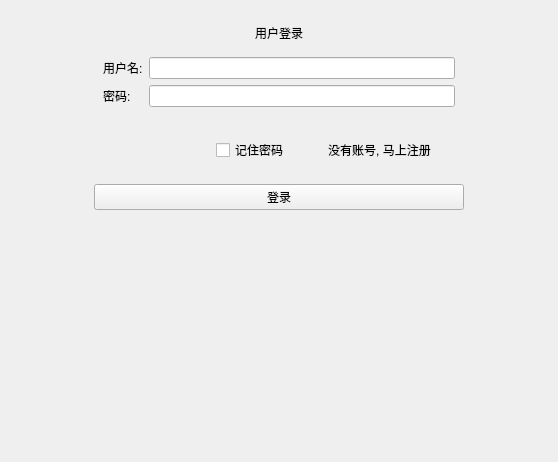
<?xml version="1.0" encoding="UTF-8"?>
<ui version="4.0">
 <class>Login</class>
 <widget class="QDialog" name="Login">
  <property name="geometry">
   <rect>
    <x>0</x>
    <y>0</y>
    <width>558</width>
    <height>462</height>
   </rect>
  </property>
  <property name="windowTitle">
   <string>Dialog</string>
  </property>
  <layout class="QVBoxLayout" name="verticalLayout">
   <property name="leftMargin">
    <number>0</number>
   </property>
   <property name="topMargin">
    <number>0</number>
   </property>
   <property name="rightMargin">
    <number>0</number>
   </property>
   <property name="bottomMargin">
    <number>0</number>
   </property>
   <item>
    <widget class="MyTitleBar" name="myToolBar" native="true"/>
   </item>
   <item>
    <widget class="QStackedWidget" name="stackedWidget">
     <property name="currentIndex">
      <number>0</number>
     </property>
     <widget class="QWidget" name="loginPage">
      <layout class="QHBoxLayout" name="horizontalLayout_3">
       <item>
        <spacer name="horizontalSpacer_6">
         <property name="orientation">
          <enum>Qt::Orientation::Horizontal</enum>
         </property>
         <property name="sizeHint" stdset="0">
          <size>
           <width>97</width>
           <height>20</height>
          </size>
         </property>
        </spacer>
       </item>
       <item>
        <widget class="QWidget" name="widget" native="true">
         <layout class="QVBoxLayout" name="verticalLayout_2">
          <item>
           <widget class="QLabel" name="loginTitle">
            <property name="text">
             <string>用户登录</string>
            </property>
            <property name="alignment">
             <set>Qt::AlignmentFlag::AlignCenter</set>
            </property>
           </widget>
          </item>
          <item>
           <widget class="QWidget" name="widget_2" native="true">
            <layout class="QGridLayout" name="gridLayout">
             <item row="0" column="0">
              <widget class="QLabel" name="label_2">
               <property name="text">
                <string>用户名:</string>
               </property>
              </widget>
             </item>
             <item row="0" column="1">
              <widget class="QLineEdit" name="login_user"/>
             </item>
             <item row="1" column="0">
              <widget class="QLabel" name="label_3">
               <property name="text">
                <string>密码:</string>
               </property>
              </widget>
             </item>
             <item row="1" column="1">
              <widget class="QLineEdit" name="login_passwd"/>
             </item>
            </layout>
           </widget>
          </item>
          <item>
           <widget class="QWidget" name="widget_3" native="true">
            <layout class="QHBoxLayout" name="horizontalLayout">
             <item>
              <spacer name="horizontalSpacer">
               <property name="orientation">
                <enum>Qt::Orientation::Horizontal</enum>
               </property>
               <property name="sizeType">
                <enum>QSizePolicy::Policy::Fixed</enum>
               </property>
               <property name="sizeHint" stdset="0">
                <size>
                 <width>20</width>
                 <height>20</height>
                </size>
               </property>
              </spacer>
             </item>
             <item>
              <widget class="QWidget" name="widget_4" native="true">
               <layout class="QHBoxLayout" name="horizontalLayout_2">
                <item>
                 <spacer name="horizontalSpacer_4">
                  <property name="orientation">
                   <enum>Qt::Orientation::Horizontal</enum>
                  </property>
                  <property name="sizeHint" stdset="0">
                   <size>
                    <width>40</width>
                    <height>20</height>
                   </size>
                  </property>
                 </spacer>
                </item>
                <item>
                 <spacer name="horizontalSpacer_5">
                  <property name="orientation">
                   <enum>Qt::Orientation::Horizontal</enum>
                  </property>
                  <property name="sizeHint" stdset="0">
                   <size>
                    <width>40</width>
                    <height>20</height>
                   </size>
                  </property>
                 </spacer>
                </item>
               </layout>
              </widget>
             </item>
             <item>
              <widget class="QCheckBox" name="rememberPwd">
               <property name="text">
                <string>记住密码</string>
               </property>
              </widget>
             </item>
             <item>
              <spacer name="horizontalSpacer_3">
               <property name="orientation">
                <enum>Qt::Orientation::Horizontal</enum>
               </property>
               <property name="sizeHint" stdset="0">
                <size>
                 <width>40</width>
                 <height>20</height>
                </size>
               </property>
              </spacer>
             </item>
             <item>
              <widget class="QPushButton" name="regAccount">
               <property name="text">
                <string>没有账号, 马上注册</string>
               </property>
               <property name="flat">
                <bool>true</bool>
               </property>
              </widget>
             </item>
             <item>
              <spacer name="horizontalSpacer_2">
               <property name="orientation">
                <enum>Qt::Orientation::Horizontal</enum>
               </property>
               <property name="sizeType">
                <enum>QSizePolicy::Policy::Fixed</enum>
               </property>
               <property name="sizeHint" stdset="0">
                <size>
                 <width>20</width>
                 <height>20</height>
                </size>
               </property>
              </spacer>
             </item>
            </layout>
           </widget>
          </item>
          <item>
           <widget class="QPushButton" name="loginButton">
            <property name="text">
             <string>登录</string>
            </property>
           </widget>
          </item>
          <item>
           <spacer name="verticalSpacer">
            <property name="orientation">
             <enum>Qt::Orientation::Vertical</enum>
            </property>
            <property name="sizeHint" stdset="0">
             <size>
              <width>20</width>
              <height>40</height>
             </size>
            </property>
           </spacer>
          </item>
          <item>
           <spacer name="verticalSpacer_2">
            <property name="orientation">
             <enum>Qt::Orientation::Vertical</enum>
            </property>
            <property name="sizeHint" stdset="0">
             <size>
              <width>20</width>
              <height>40</height>
             </size>
            </property>
           </spacer>
          </item>
         </layout>
        </widget>
       </item>
       <item>
        <spacer name="horizontalSpacer_7">
         <property name="orientation">
          <enum>Qt::Orientation::Horizontal</enum>
         </property>
         <property name="sizeHint" stdset="0">
          <size>
           <width>97</width>
           <height>20</height>
          </size>
         </property>
        </spacer>
       </item>
      </layout>
     </widget>
     <widget class="QWidget" name="regPage">
      <layout class="QHBoxLayout" name="horizontalLayout_6">
       <item>
        <spacer name="horizontalSpacer_14">
         <property name="orientation">
          <enum>Qt::Orientation::Horizontal</enum>
         </property>
         <property name="sizeHint" stdset="0">
          <size>
           <width>146</width>
           <height>20</height>
          </size>
         </property>
        </spacer>
       </item>
       <item>
        <widget class="QWidget" name="widget_5" native="true">
         <layout class="QVBoxLayout" name="verticalLayout_3">
          <item>
           <spacer name="verticalSpacer_3">
            <property name="orientation">
             <enum>Qt::Orientation::Vertical</enum>
            </property>
            <property name="sizeHint" stdset="0">
             <size>
              <width>20</width>
              <height>40</height>
             </size>
            </property>
           </spacer>
          </item>
          <item>
           <widget class="QLabel" name="regTitle">
            <property name="text">
             <string>用户注册</string>
            </property>
            <property name="alignment">
             <set>Qt::AlignmentFlag::AlignCenter</set>
            </property>
           </widget>
          </item>
          <item>
           <widget class="QWidget" name="widget_6" native="true">
            <layout class="QGridLayout" name="gridLayout_2">
             <item row="0" column="0">
              <widget class="QLabel" name="label_5">
               <property name="text">
                <string>用户名:</string>
               </property>
              </widget>
             </item>
             <item row="1" column="0">
              <widget class="QLabel" name="label_6">
               <property name="text">
                <string>昵称:</string>
               </property>
              </widget>
             </item>
             <item row="4" column="0">
              <widget class="QLabel" name="label_10">
               <property name="text">
                <string>邮箱:</string>
               </property>
              </widget>
             </item>
             <item row="3" column="0">
              <widget class="QLabel" name="label_7">
               <property name="text">
                <string>确认密码:</string>
               </property>
              </widget>
             </item>
             <item row="1" column="1">
              <widget class="QLineEdit" name="reg_NickName"/>
             </item>
             <item row="2" column="0">
              <widget class="QLabel" name="label_8">
               <property name="text">
                <string>密码:</string>
               </property>
              </widget>
             </item>
             <item row="5" column="0">
              <widget class="QLabel" name="label_9">
               <property name="text">
                <string>电话:</string>
               </property>
              </widget>
             </item>
             <item row="0" column="1">
              <widget class="QLineEdit" name="reg_userName"/>
             </item>
             <item row="2" column="1">
              <widget class="QLineEdit" name="reg_passwd"/>
             </item>
             <item row="3" column="1">
              <widget class="QLineEdit" name="reg_confirmPwd"/>
             </item>
             <item row="4" column="1">
              <widget class="QLineEdit" name="reg_mail"/>
             </item>
             <item row="5" column="1">
              <widget class="QLineEdit" name="reg_phone"/>
             </item>
            </layout>
           </widget>
          </item>
          <item>
           <widget class="QWidget" name="widget_8" native="true">
            <layout class="QHBoxLayout" name="horizontalLayout_5">
             <item>
              <spacer name="horizontalSpacer_11">
               <property name="orientation">
                <enum>Qt::Orientation::Horizontal</enum>
               </property>
               <property name="sizeHint" stdset="0">
                <size>
                 <width>40</width>
                 <height>20</height>
                </size>
               </property>
              </spacer>
             </item>
             <item>
              <widget class="QPushButton" name="regButton">
               <property name="text">
                <string>注册</string>
               </property>
              </widget>
             </item>
             <item>
              <spacer name="horizontalSpacer_12">
               <property name="orientation">
                <enum>Qt::Orientation::Horizontal</enum>
               </property>
               <property name="sizeHint" stdset="0">
                <size>
                 <width>40</width>
                 <height>20</height>
                </size>
               </property>
              </spacer>
             </item>
            </layout>
           </widget>
          </item>
          <item>
           <spacer name="verticalSpacer_4">
            <property name="orientation">
             <enum>Qt::Orientation::Vertical</enum>
            </property>
            <property name="sizeHint" stdset="0">
             <size>
              <width>20</width>
              <height>40</height>
             </size>
            </property>
           </spacer>
          </item>
         </layout>
        </widget>
       </item>
       <item>
        <spacer name="horizontalSpacer_13">
         <property name="orientation">
          <enum>Qt::Orientation::Horizontal</enum>
         </property>
         <property name="sizeHint" stdset="0">
          <size>
           <width>146</width>
           <height>20</height>
          </size>
         </property>
        </spacer>
       </item>
      </layout>
     </widget>
     <widget class="QWidget" name="setPage">
      <layout class="QHBoxLayout" name="horizontalLayout_8">
       <item>
        <spacer name="horizontalSpacer_18">
         <property name="orientation">
          <enum>Qt::Orientation::Horizontal</enum>
         </property>
         <property name="sizeHint" stdset="0">
          <size>
           <width>135</width>
           <height>20</height>
          </size>
         </property>
        </spacer>
       </item>
       <item>
        <widget class="QWidget" name="widget_7" native="true">
         <layout class="QVBoxLayout" name="verticalLayout_4">
          <item>
           <spacer name="verticalSpacer_5">
            <property name="orientation">
             <enum>Qt::Orientation::Vertical</enum>
            </property>
            <property name="sizeHint" stdset="0">
             <size>
              <width>20</width>
              <height>40</height>
             </size>
            </property>
           </spacer>
          </item>
          <item>
           <widget class="QLabel" name="setTitle">
            <property name="text">
             <string>服务器设置</string>
            </property>
            <property name="alignment">
             <set>Qt::AlignmentFlag::AlignCenter</set>
            </property>
           </widget>
          </item>
          <item>
           <widget class="QWidget" name="widget_9" native="true">
            <layout class="QGridLayout" name="gridLayout_3">
             <item row="0" column="0">
              <widget class="QLabel" name="label_12">
               <property name="text">
                <string>服务器地址:</string>
               </property>
              </widget>
             </item>
             <item row="0" column="1">
              <widget class="QLineEdit" name="ip"/>
             </item>
             <item row="1" column="0">
              <widget class="QLabel" name="label_13">
               <property name="text">
                <string>服务器端口:</string>
               </property>
              </widget>
             </item>
             <item row="1" column="1">
              <widget class="QLineEdit" name="port"/>
             </item>
            </layout>
           </widget>
          </item>
          <item>
           <widget class="QWidget" name="widget_11" native="true">
            <layout class="QHBoxLayout" name="horizontalLayout_7">
             <item>
              <spacer name="horizontalSpacer_15">
               <property name="orientation">
                <enum>Qt::Orientation::Horizontal</enum>
               </property>
               <property name="sizeHint" stdset="0">
                <size>
                 <width>40</width>
                 <height>20</height>
                </size>
               </property>
              </spacer>
             </item>
             <item>
              <widget class="QPushButton" name="okBtn">
               <property name="text">
                <string>确定</string>
               </property>
              </widget>
             </item>
             <item>
              <spacer name="horizontalSpacer_16">
               <property name="orientation">
                <enum>Qt::Orientation::Horizontal</enum>
               </property>
               <property name="sizeHint" stdset="0">
                <size>
                 <width>40</width>
                 <height>20</height>
                </size>
               </property>
              </spacer>
             </item>
            </layout>
           </widget>
          </item>
          <item>
           <spacer name="verticalSpacer_6">
            <property name="orientation">
             <enum>Qt::Orientation::Vertical</enum>
            </property>
            <property name="sizeHint" stdset="0">
             <size>
              <width>20</width>
              <height>40</height>
             </size>
            </property>
           </spacer>
          </item>
         </layout>
        </widget>
       </item>
       <item>
        <spacer name="horizontalSpacer_17">
         <property name="orientation">
          <enum>Qt::Orientation::Horizontal</enum>
         </property>
         <property name="sizeHint" stdset="0">
          <size>
           <width>135</width>
           <height>20</height>
          </size>
         </property>
        </spacer>
       </item>
      </layout>
     </widget>
    </widget>
   </item>
  </layout>
 </widget>
 <customwidgets>
  <customwidget>
   <class>MyTitleBar</class>
   <extends>QWidget</extends>
   <header>mytitlebar.h</header>
   <container>1</container>
  </customwidget>
 </customwidgets>
 <resources/>
 <connections/>
</ui>
